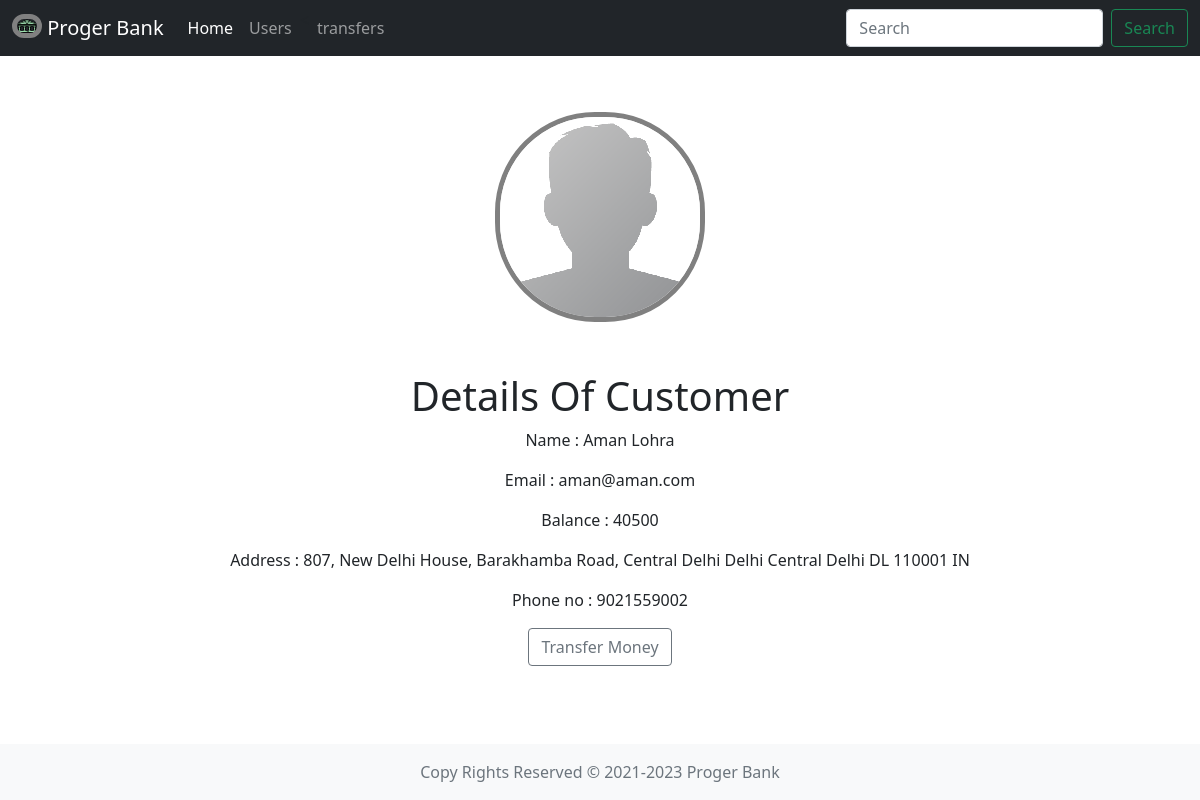
The app's page /view/4 with its own data.
### main.py (models this page shows)
class Customers(db.Model):
    sno = db.Column(db.Integer, primary_key=True)
    name = db.Column(db.String(50), nullable=False)
    email = db.Column(db.String(50), nullable=False)
    balance = db.Column(db.Integer, nullable=False)
    address = db.Column(db.String(120), nullable=False)
    phoneno = db.Column(db.String(20), nullable=False)

### main.py (the view)
@app.route('/view/<string:sno>', methods=['GET'])
def view(sno):
    customer = Customers.query.filter_by(sno=sno).first()
    return render_template('view.html', customer = customer)

### templates/view.html (shortened to what this page needs)
<!DOCTYPE html>
<html lang="en">
<head>
    <link href="https://cdn.jsdelivr.net/npm/bootstrap@5.1.3/dist/css/bootstrap.min.css" rel="stylesheet">
    <link rel="stylesheet" href="../static/css/home.css">
</head>
<body>
    <header>
      <nav class="navbar navbar-expand-md navbar-dark fixed-top bg-dark">
        <div class="container-fluid">
          <a class="navbar-brand" href="/">
            <img src="../static/images/nav-bar-2.png" alt="" width="30" height="24" class="d-inline-block align-text-top">
            Proger Bank
          </a>
          <div class="collapse navbar-collapse" id="navbarCollapse">
            <ul class="navbar-nav me-auto mb-2 mb-md-0">
              <li class="nav-item">
                <a class="nav-link active" aria-current="page" href="/">Home</a>
              </li>
              <li class="nav-item">
                <a class="nav-link" href="/users">Users</a>
              </li>
              <<li class="nav-item">
                <a class="nav-link" href="/transaction">transfers</a>
              </li>
            </ul>
            <form class="d-flex">
              <input class="form-control me-2" type="search" placeholder="Search" aria-label="Search">
              <button class="btn btn-outline-success" type="submit">Search</button>
            </form>
          </div>
        </div>
      </nav>
    </header>
    <div class="container card1" style="text-align:center;" style="padding-top:10%">
        <div class="image">
            <img src="../static/images/avatar.png"/>
        </div>
        <div>
            <h1 class="title" style="
            margin-top: 50px;">Details Of Customer</h1>
            <p>Name : {{customer.name}}</p>
            <p>Email : {{customer.email}}</p>
            <p>Balance : {{customer.balance}}</p>
            <p>Address : {{customer.address}}</p>
            <p>Phone no : {{customer.phoneno}}</p>
        </div>
        <td> <a href="/view/payment/{{customer.sno}}"><button type="button" class="btn btn-outline-secondary">Transfer Money</button></a></td>
    </div>
<footer class="footer mt-auto py-3 bg-light fixed-bottom" style="text-align: center">
  <div class="container">
    <span class="text-muted">Copy Rights Reserved © 2021-2023 Proger Bank</span>
  </div>
</footer>
</body>
</html>

### templates/view.html (style rules this page uses)
div .image { text-align: center; margin-top: 10%; }
img { border: 5px solid grey; border-radius: 100px; }

### records on screen
Customers: name "Aman Lohra", email "aman@aman.com", balance "40500", address "807, New Delhi House, Barakhamba Road, Central Delhi Delhi Central Delhi DL 110001 IN", phoneno "9021559002"
